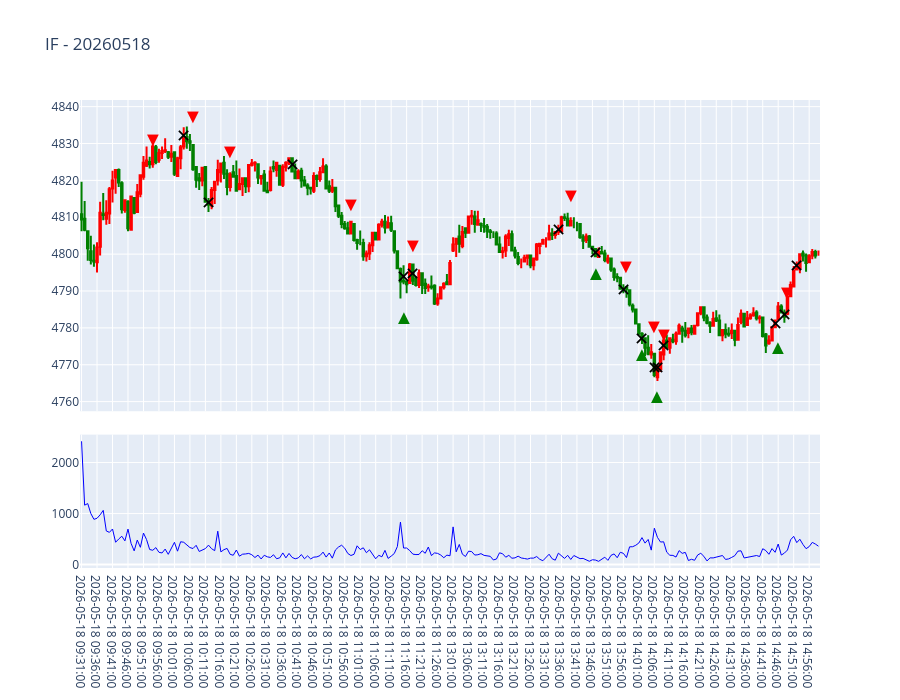

The cell this chart's notebook holds for it:
### Code cell
plot_trading_chart_simple(df, trade_df, symbol, date)

### Figure 1 — Plotly figure (JSON) as saved in the notebook; plotly's stock layout.template omitted (floating-point values rounded to 4 significant figures; data arrays with more than 128 entries replaced by an {"elided": "..."} marker saying what was removed)
{"data": [{"close": {"elided": "239 float values"}, "decreasing": {"fillcolor": "green", "line": {"color": "green"}}, "high": {"elided": "239 float values"}, "increasing": {"fillcolor": "red", "line": {"color": "red"}}, "low": {"elided": "239 float values"}, "name": "价格", "open": {"elided": "239 float values"}, "type": "candlestick", "x": {"elided": "239 str values"}, "xaxis": "x", "yaxis": "y"}, {"line": {"color": "blue", "width": 1}, "mode": "lines", "name": "volume", "type": "scatter", "x": {"elided": "239 str values"}, "xaxis": "x2", "y": {"elided": "239 float values"}, "yaxis": "y2"}], "layout": {"annotations": [{"font": {"color": "red", "size": 20}, "showarrow": false, "text": "▼", "x": "2026-05-18 09:54:00", "y": 4831.0}, {"font": {"color": "black", "family": "Arial Black", "size": 18}, "showarrow": false, "text": "✕", "x": "2026-05-18 10:04:00", "y": 4832.0}, {"font": {"color": "red", "size": 20}, "showarrow": false, "text": "▼", "x": "2026-05-18 10:07:00", "y": 4838.0}, {"font": {"color": "black", "family": "Arial Black", "size": 18}, "showarrow": false, "text": "✕", "x": "2026-05-18 10:12:00", "y": 4814.0}, {"font": {"color": "red", "size": 20}, "showarrow": false, "text": "▼", "x": "2026-05-18 10:19:00", "y": 4828}, {"font": {"color": "black", "family": "Arial Black", "size": 18}, "showarrow": false, "text": "✕", "x": "2026-05-18 10:39:00", "y": 4824.0}, {"font": {"color": "red", "size": 20}, "showarrow": false, "text": "▼", "x": "2026-05-18 10:58:00", "y": 4814.0}, {"font": {"color": "black", "family": "Arial Black", "size": 18}, "showarrow": false, "text": "✕", "x": "2026-05-18 11:15:00", "y": 4794.0}, {"font": {"color": "green", "size": 20}, "showarrow": false, "text": "▲", "x": "2026-05-18 11:15:00", "y": 4783}, {"font": {"color": "black", "family": "Arial Black", "size": 18}, "showarrow": false, "text": "✕", "x": "2026-05-18 11:18:00", "y": 4795.0}, {"font": {"color": "red", "size": 20}, "showarrow": false, "text": "▼", "x": "2026-05-18 11:18:00", "y": 4803.0}, {"font": {"color": "black", "family": "Arial Black", "size": 18}, "showarrow": false, "text": "✕", "x": "2026-05-18 13:35:00", "y": 4807.0}, {"font": {"color": "red", "size": 20}, "showarrow": false, "text": "▼", "x": "2026-05-18 13:39:00", "y": 4816.0}, {"font": {"color": "black", "family": "Arial Black", "size": 18}, "showarrow": false, "text": "✕", "x": "2026-05-18 13:47:00", "y": 4800.0}, {"font": {"color": "green", "size": 20}, "showarrow": false, "text": "▲", "x": "2026-05-18 13:47:00", "y": 4795}, {"font": {"color": "black", "family": "Arial Black", "size": 18}, "showarrow": false, "text": "✕", "x": "2026-05-18 13:56:00", "y": 4790.0}, {"font": {"color": "red", "size": 20}, "showarrow": false, "text": "▼", "x": "2026-05-18 13:57:00", "y": 4797.0}, {"font": {"color": "black", "family": "Arial Black", "size": 18}, "showarrow": false, "text": "✕", "x": "2026-05-18 14:02:00", "y": 4777.0}, {"font": {"color": "green", "size": 20}, "showarrow": false, "text": "▲", "x": "2026-05-18 14:02:00", "y": 4773}, {"font": {"color": "black", "family": "Arial Black", "size": 18}, "showarrow": false, "text": "✕", "x": "2026-05-18 14:06:00", "y": 4769.0}, {"font": {"color": "red", "size": 20}, "showarrow": false, "text": "▼", "x": "2026-05-18 14:06:00", "y": 4781.0}, {"font": {"color": "black", "family": "Arial Black", "size": 18}, "showarrow": false, "text": "✕", "x": "2026-05-18 14:07:00", "y": 4769.0}, {"font": {"color": "green", "size": 20}, "showarrow": false, "text": "▲", "x": "2026-05-18 14:07:00", "y": 4762.0}, {"font": {"color": "black", "family": "Arial Black", "size": 18}, "showarrow": false, "text": "✕", "x": "2026-05-18 14:09:00", "y": 4775.0}, {"font": {"color": "red", "size": 20}, "showarrow": false, "text": "▼", "x": "2026-05-18 14:09:00", "y": 4778.0}, {"font": {"color": "black", "family": "Arial Black", "size": 18}, "showarrow": false, "text": "✕", "x": "2026-05-18 14:45:00", "y": 4781.0}, {"font": {"color": "green", "size": 20}, "showarrow": false, "text": "▲", "x": "2026-05-18 14:46:00", "y": 4775}, {"font": {"color": "black", "family": "Arial Black", "size": 18}, "showarrow": false, "text": "✕", "x": "2026-05-18 14:48:00", "y": 4784.0}, {"font": {"color": "red", "size": 20}, "showarrow": false, "text": "▼", "x": "2026-05-18 14:49:00", "y": 4790}, {"font": {"color": "black", "family": "Arial Black", "size": 18}, "showarrow": false, "text": "✕", "x": "2026-05-18 14:52:00", "y": 4797.0}], "height": 700, "showlegend": false, "title": {"text": "IF - 20260518"}, "xaxis": {"anchor": "y", "domain": [0, 1], "matches": "x2", "rangeslider": {"visible": false}, "showticklabels": false, "type": "category"}, "xaxis2": {"anchor": "y2", "domain": [0, 1], "type": "category"}, "yaxis": {"anchor": "x", "domain": [0.335, 1.0]}, "yaxis2": {"anchor": "x2", "domain": [0, 0.285]}}}
